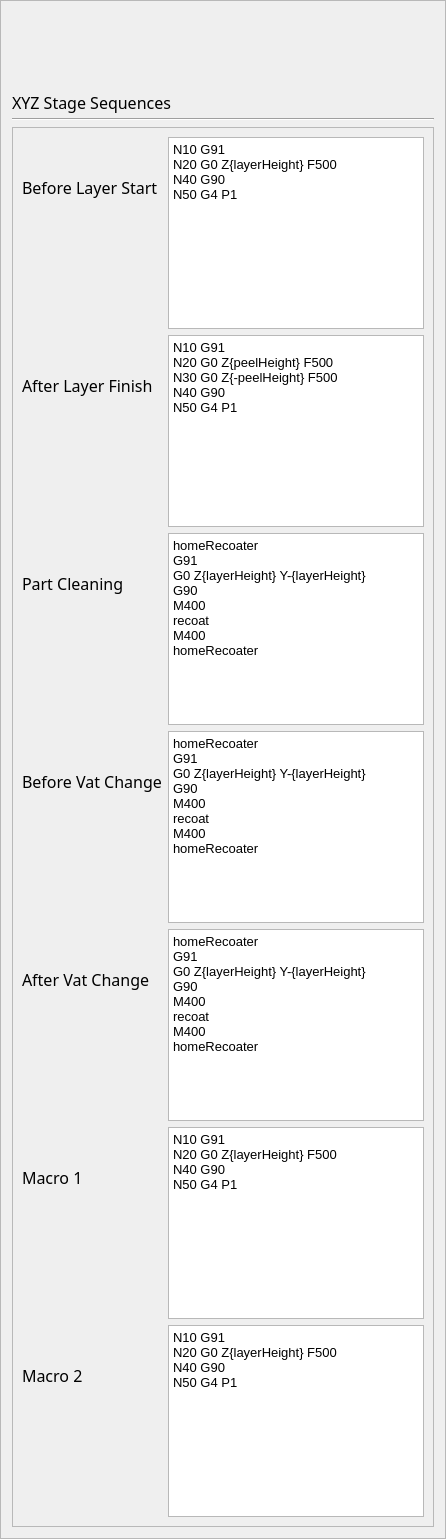
       <widget class="QFrame" name="processFrame">
        <property name="font">
         <font>
          <pointsize>12</pointsize>
         </font>
        </property>
        <property name="frameShape">
         <enum>QFrame::StyledPanel</enum>
        </property>
        <property name="frameShadow">
         <enum>QFrame::Raised</enum>
        </property>
        <layout class="QVBoxLayout" name="verticalLayout">
         <item>
          <widget class="QLabel" name="fileInfoLabel_23">
           <property name="minimumSize">
            <size>
             <width>0</width>
             <height>100</height>
            </size>
           </property>
           <property name="maximumSize">
            <size>
             <width>16777215</width>
             <height>20</height>
            </size>
           </property>
           <property name="font">
            <font>
             <family>Gotham</family>
             <pointsize>12</pointsize>
             <weight>50</weight>
             <bold>false</bold>
            </font>
           </property>
           <property name="styleSheet">
            <string notr="true"/>
           </property>
           <property name="text">
            <string>XYZ Stage Sequences</string>
           </property>
           <property name="wordWrap">
            <bool>true</bool>
           </property>
          </widget>
         </item>
         <item>
          <widget class="Line" name="line_3">
           <property name="font">
            <font>
             <pointsize>12</pointsize>
            </font>
           </property>
           <property name="orientation">
            <enum>Qt::Horizontal</enum>
           </property>
          </widget>
         </item>
         <item>
          <widget class="QFrame" name="frame_19">
           <property name="font">
            <font>
             <pointsize>12</pointsize>
            </font>
           </property>
           <property name="frameShape">
            <enum>QFrame::StyledPanel</enum>
           </property>
           <property name="frameShadow">
            <enum>QFrame::Raised</enum>
           </property>
           <layout class="QFormLayout" name="formLayout">
            <item row="23" column="0">
             <widget class="QLabel" name="fileInfoLabel_30">
              <property name="minimumSize">
               <size>
                <width>0</width>
                <height>100</height>
               </size>
              </property>
              <property name="maximumSize">
               <size>
                <width>16777215</width>
                <height>20</height>
               </size>
              </property>
              <property name="font">
               <font>
                <family>Gotham</family>
                <pointsize>12</pointsize>
                <weight>50</weight>
                <bold>false</bold>
               </font>
              </property>
              <property name="styleSheet">
               <string notr="true"/>
              </property>
              <property name="text">
               <string>After Vat Change</string>
              </property>
              <property name="wordWrap">
               <bool>true</bool>
              </property>
             </widget>
            </item>
            <item row="29" column="1">
             <widget class="QPlainTextEdit" name="initialLevellingRecoatingSequenceText_4">
              <property name="font">
               <font>
                <pointsize>10</pointsize>
               </font>
              </property>
              <property name="plainText">
               <string>N10 G91
N20 G0 Z{layerHeight} F500
N40 G90
N50 G4 P1
</string>
              </property>
             </widget>
            </item>
            <item row="33" column="1">
             <widget class="QPlainTextEdit" name="initialLevellingRecoatingSequenceText_3">
              <property name="font">
               <font>
                <pointsize>10</pointsize>
               </font>
              </property>
              <property name="plainText">
               <string>N10 G91
N20 G0 Z{layerHeight} F500
N40 G90
N50 G4 P1
</string>
              </property>
             </widget>
            </item>
            <item row="29" column="0">
             <widget class="QLabel" name="fileInfoLabel_33">
              <property name="minimumSize">
               <size>
                <width>0</width>
                <height>100</height>
               </size>
              </property>
              <property name="maximumSize">
               <size>
                <width>16777215</width>
                <height>20</height>
               </size>
              </property>
              <property name="font">
               <font>
                <family>Gotham</family>
                <pointsize>12</pointsize>
                <weight>50</weight>
                <bold>false</bold>
               </font>
              </property>
              <property name="styleSheet">
               <string notr="true"/>
              </property>
              <property name="text">
               <string>Macro 1</string>
              </property>
              <property name="wordWrap">
               <bool>true</bool>
              </property>
             </widget>
            </item>
            <item row="33" column="0">
             <widget class="QLabel" name="fileInfoLabel_32">
              <property name="minimumSize">
               <size>
                <width>0</width>
                <height>100</height>
               </size>
              </property>
              <property name="maximumSize">
               <size>
                <width>16777215</width>
                <height>20</height>
               </size>
              </property>
              <property name="font">
               <font>
                <family>Gotham</family>
                <pointsize>12</pointsize>
                <weight>50</weight>
                <bold>false</bold>
               </font>
              </property>
              <property name="styleSheet">
               <string notr="true"/>
              </property>
              <property name="text">
               <string>Macro 2</string>
              </property>
              <property name="wordWrap">
               <bool>true</bool>
              </property>
             </widget>
            </item>
            <item row="23" column="1">
             <widget class="QPlainTextEdit" name="printingRecoatingSequenceText_4">
              <property name="font">
               <font>
                <pointsize>10</pointsize>
               </font>
              </property>
              <property name="plainText">
               <string>homeRecoater
G91
G0 Z{layerHeight} Y-{layerHeight}
G90
M400
recoat
M400
homeRecoater</string>
              </property>
             </widget>
            </item>
            <item row="1" column="0">
             <widget class="QLabel" name="fileInfoLabel_24">
              <property name="minimumSize">
               <size>
                <width>0</width>
                <height>100</height>
               </size>
              </property>
              <property name="maximumSize">
               <size>
                <width>16777215</width>
                <height>20</height>
               </size>
              </property>
              <property name="font">
               <font>
                <family>Gotham</family>
                <pointsize>12</pointsize>
                <weight>50</weight>
                <bold>false</bold>
               </font>
              </property>
              <property name="styleSheet">
               <string notr="true"/>
              </property>
              <property name="text">
               <string>Before Layer Start</string>
              </property>
              <property name="wordWrap">
               <bool>true</bool>
              </property>
             </widget>
            </item>
            <item row="1" column="1">
             <widget class="QPlainTextEdit" name="initialLevellingRecoatingSequenceText_2">
              <property name="font">
               <font>
                <pointsize>10</pointsize>
               </font>
              </property>
              <property name="plainText">
               <string>N10 G91
N20 G0 Z{layerHeight} F500
N40 G90
N50 G4 P1
</string>
              </property>
             </widget>
            </item>
            <item row="7" column="1">
             <widget class="QPlainTextEdit" name="heatedBufferRecoatingSequenceText_2">
              <property name="font">
               <font>
                <pointsize>10</pointsize>
               </font>
              </property>
              <property name="plainText">
               <string>N10 G91
N20 G0 Z{peelHeight} F500
N30 G0 Z{-peelHeight} F500
N40 G90
N50 G4 P1</string>
              </property>
             </widget>
            </item>
            <item row="7" column="0">
             <widget class="QLabel" name="fileInfoLabel_25">
              <property name="minimumSize">
               <size>
                <width>0</width>
                <height>100</height>
               </size>
              </property>
              <property name="maximumSize">
               <size>
                <width>16777215</width>
                <height>20</height>
               </size>
              </property>
              <property name="font">
               <font>
                <family>Gotham</family>
                <pointsize>12</pointsize>
                <weight>50</weight>
                <bold>false</bold>
               </font>
              </property>
              <property name="styleSheet">
               <string notr="true"/>
              </property>
              <property name="text">
               <string>After Layer Finish</string>
              </property>
              <property name="wordWrap">
               <bool>true</bool>
              </property>
             </widget>
            </item>
            <item row="11" column="1">
             <widget class="QPlainTextEdit" name="printingRecoatingSequenceText_2">
              <property name="font">
               <font>
                <pointsize>10</pointsize>
               </font>
              </property>
              <property name="plainText">
               <string>homeRecoater
G91
G0 Z{layerHeight} Y-{layerHeight}
G90
M400
recoat
M400
homeRecoater</string>
              </property>
             </widget>
            </item>
            <item row="11" column="0">
             <widget class="QLabel" name="fileInfoLabel_26">
              <property name="minimumSize">
               <size>
                <width>0</width>
                <height>100</height>
               </size>
              </property>
              <property name="maximumSize">
               <size>
                <width>16777215</width>
                <height>20</height>
               </size>
              </property>
              <property name="font">
               <font>
                <family>Gotham</family>
                <pointsize>12</pointsize>
                <weight>50</weight>
                <bold>false</bold>
               </font>
              </property>
              <property name="styleSheet">
               <string notr="true"/>
              </property>
              <property name="text">
               <string>Part Cleaning</string>
              </property>
              <property name="wordWrap">
               <bool>true</bool>
              </property>
             </widget>
            </item>
            <item row="17" column="1">
             <widget class="QPlainTextEdit" name="printingRecoatingSequenceText_3">
              <property name="font">
               <font>
                <pointsize>10</pointsize>
               </font>
              </property>
              <property name="plainText">
               <string>homeRecoater
G91
G0 Z{layerHeight} Y-{layerHeight}
G90
M400
recoat
M400
homeRecoater</string>
              </property>
             </widget>
            </item>
            <item row="17" column="0">
             <widget class="QLabel" name="fileInfoLabel_31">
              <property name="minimumSize">
               <size>
                <width>0</width>
                <height>100</height>
               </size>
              </property>
              <property name="maximumSize">
               <size>
                <width>16777215</width>
                <height>20</height>
               </size>
              </property>
              <property name="font">
               <font>
                <family>Gotham</family>
                <pointsize>12</pointsize>
                <weight>50</weight>
                <bold>false</bold>
               </font>
              </property>
              <property name="styleSheet">
               <string notr="true"/>
              </property>
              <property name="text">
               <string>Before Vat Change</string>
              </property>
              <property name="wordWrap">
               <bool>true</bool>
              </property>
             </widget>
            </item>
           </layout>
          </widget>
         </item>
        </layout>
       </widget>
